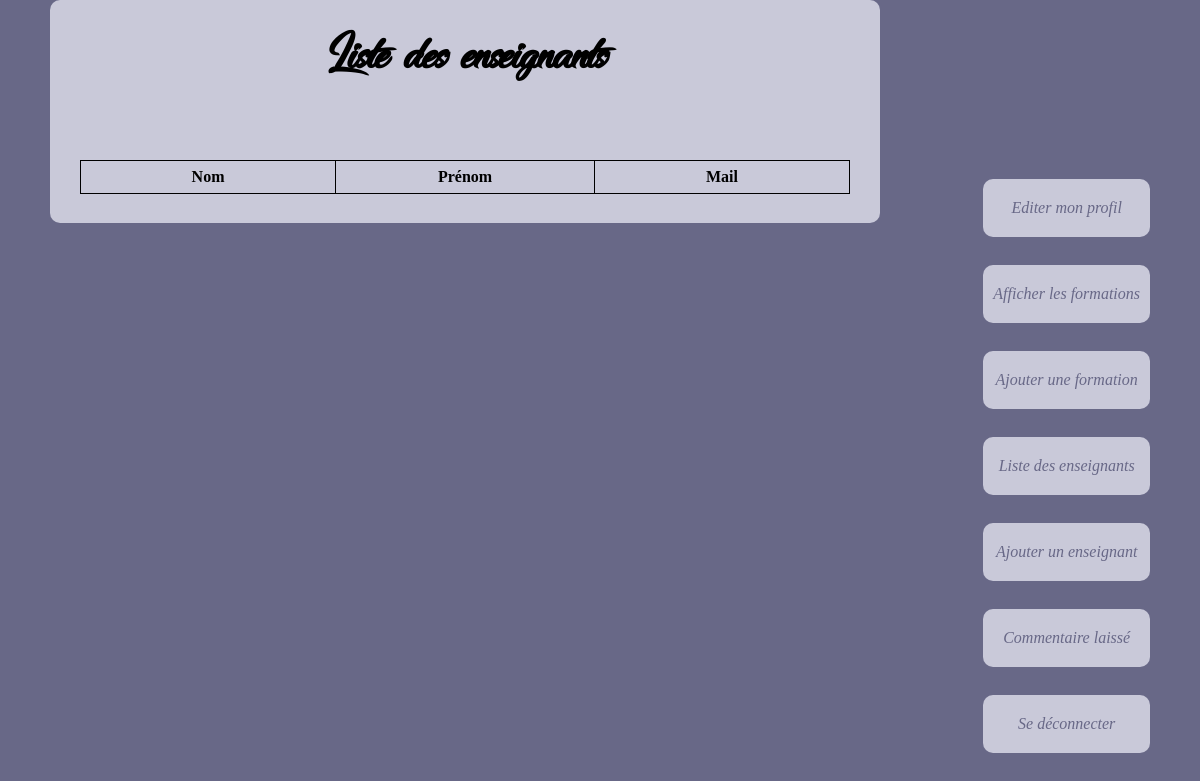
Page /Enseignants.php on the earlier database version.
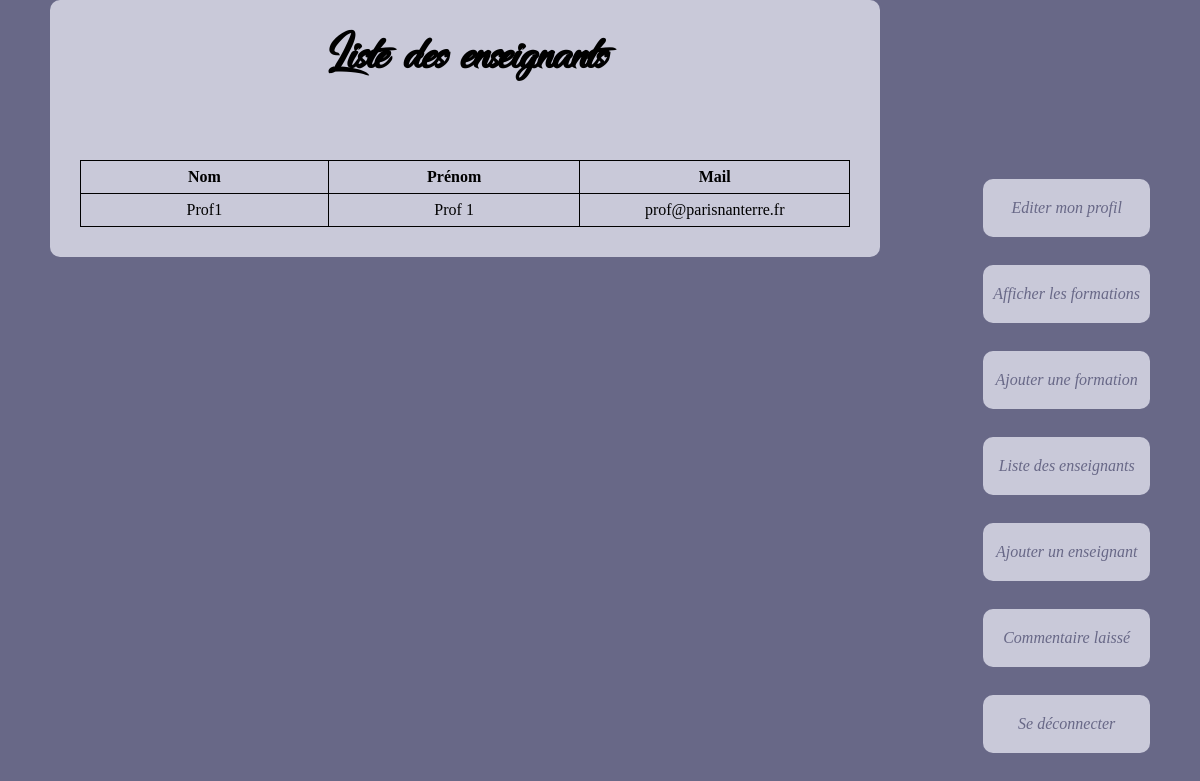
Same page on the later database version.
### tables this page shows
CREATE TABLE `Utilisateur` (
  `id_etudiant` int(11) NOT NULL,
  `Nom` varchar(50) NOT NULL,
  `Prenom` varchar(50) DEFAULT NULL,
  `carte_id` int(11) DEFAULT NULL,
  `date_naiss` date DEFAULT NULL,
  `adresse` varchar(100) DEFAULT NULL,
  `num_tel` int(11) DEFAULT NULL,
  `mail` varchar(70) NOT NULL,
  `mdp` varchar(50) NOT NULL,
  `choixFormation` int(11) DEFAULT NULL,
  `TypeUser` int(11) NOT NULL,
  `id_statuts` int(11) DEFAULT NULL
);

### Enseignants.php (the view, shortened to what this page needs)
<?php
$bdd = new PDO('mysql:host=localhost;dbname=Projet_Php', 'root', 'root');
?>
<!DOCTYPE html>
<html>
<head>
	<link rel="stylesheet" href="Content/css/nobel.css" />
</head>
<body>
<main>
<table>
	<h1> Liste des enseignants </h1>
	<tr>
		<td>
			<STRONG>Nom</STRONG>
		</td>
		<td>
			<STRONG>Prénom</STRONG>
		</td>
		<td>
			<STRONG>Mail</STRONG>
		</td>
	</tr>
	<tr>
		<?php
		echo "<br><br>";
			$enseignants=$bdd->prepare('SELECT * from Utilisateur where TypeUser=2');
			$enseignants->execute();
			while($lig = $enseignants->fetch()){
				echo "<tr>";
					echo "<td>".$lig['Nom']."</td>";
					echo "<td>".$lig['Prenom']."</td>";
					echo "<td>".$lig['mail']."</td>";
				echo "</tr>";
			}
			?>
	</tr>
</table>
</main>
	<nav>
		<ul>
			<li><a href = "editerProfileA.php">Editer mon profil</a></li><br>
			<li><a href = "formationsA.php">Afficher les formations</a></li><br>
			<li><a href = "AddFormation.php">Ajouter une formation</a></li><br>
			<li><a href = "Enseignants.php">Liste des enseignants</a></li><br>
			<li><a href = "AddEnseignant.php">Ajouter un enseignant</a></li><br>
			<li><a href ="CommentaireL_A.php">Commentaire laissé</a></li><br>
			<li><a href = "Deconnexion.php">Se déconnecter</a></li><br>
		</ul>
	</nav>
</body>
</html>

Differences in the rows shown:
added utilisateur: Nom "Prof1", Prenom "Prof 1", mail "prof@parisnanterre.fr"
